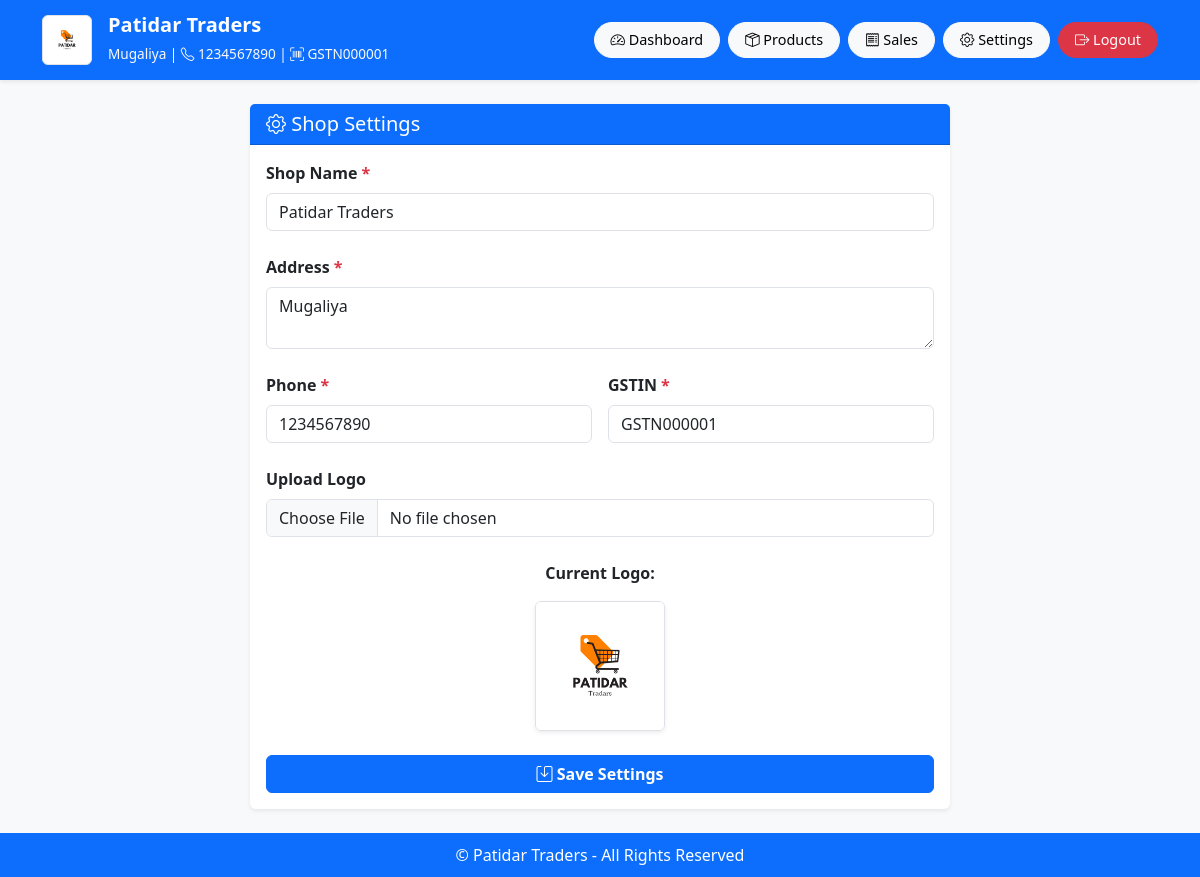
/settings (signed in), run on the app's committed database.
### models.py (models this page shows)
class ShopInfo(db.Model):
    id = db.Column(db.Integer, primary_key=True)
    shop_name = db.Column(db.String(100), default="Patidar Traders")
    address = db.Column(db.String(200), default="Mugaliya")
    phone = db.Column(db.String(50), default="1234567890")
    gstin = db.Column(db.String(50), default="GSTN000001")
    logo_filename = db.Column(db.String(100), default="logo.png")

### app.py (the view, shortened to what this page needs)
@app.route('/settings', methods=['GET', 'POST'])
@login_required
def settings():
    shop = ShopInfo.query.first()
    if not shop:
        shop = ShopInfo()
        db.session.add(shop)
        db.session.commit()
    return render_template('settings.html', shop=shop)

### app.py (called while the page is built)
@login_manager.user_loader
def load_user(user_id):
    return User.query.get(int(user_id))

### templates/settings.html (shortened to what this page needs)
{% extends "base.html" %}
{% block content %}
<div class="card shadow-sm border-0 mx-auto" style="max-width: 700px;">
    <div class="card-header bg-primary text-white">
        <h5 class="mb-0"><i class="bi bi-gear"></i> Shop Settings</h5>
    </div>
    <div class="card-body">
        <form method="POST" enctype="multipart/form-data">
            <div class="mb-4">
                <label for="shop_name" class="form-label fw-semibold">Shop Name <span class="text-danger">*</span></label>
                <input id="shop_name" name="shop_name" type="text" class="form-control"
                       value="{{ shop.shop_name }}" required>
            </div>
            <div class="mb-4">
                <label for="address" class="form-label fw-semibold">Address <span class="text-danger">*</span></label>
                <textarea id="address" name="address" class="form-control" rows="2" required>{{ shop.address }}</textarea>
            </div>
            <div class="row mb-4 g-3">
                <div class="col-md-6">
                    <label for="phone" class="form-label fw-semibold">Phone <span class="text-danger">*</span></label>
                    <input id="phone" name="phone" type="tel" pattern="[0-9+\-\s]*"
                           class="form-control" value="{{ shop.phone }}" required>
                </div>
                <div class="col-md-6">
                    <label for="gstin" class="form-label fw-semibold">GSTIN <span class="text-danger">*</span></label>
                    <input id="gstin" name="gstin" type="text" maxlength="15"
                           class="form-control" value="{{ shop.gstin }}" required>
                </div>
            </div>
            <div class="mb-4">
                <label for="logo" class="form-label fw-semibold">Upload Logo</label>
                <input id="logo" name="logo" type="file" accept="image/png, image/jpeg, image/gif"
                       class="form-control">
            </div>
            <div class="mb-4 text-center">
                <p class="fw-semibold">Current Logo:</p>
                <img id="logoPreview"
                     src="{% if shop.logo_filename %}{{ url_for('static', filename=shop.logo_filename) }}{% else %}https://via.placeholder.com/200x100?text=No+Logo{% endif %}"
                     alt="Current Logo"
                     class="img-fluid rounded shadow-sm border"
                     style="max-height: 130px;">
            </div>
            <button type="submit" class="btn btn-primary w-100 fw-semibold">
                <i class="bi bi-save"></i> Save Settings
            </button>
        </form>
    </div>
</div>
{% endblock %}

### templates/base.html (shortened to what this page needs)
<!DOCTYPE html>
<html lang="en">
<head>
  <link rel="stylesheet" href="https://cdnjs.cloudflare.com/ajax/libs/font-awesome/6.4.0/css/all.min.css"
 />
  <link href="https://cdn.jsdelivr.net/npm/bootstrap@5.3.0/dist/css/bootstrap.min.css" rel="stylesheet" />
  <link href="https://cdn.jsdelivr.net/npm/bootstrap-icons/font/bootstrap-icons.css" rel="stylesheet" />
  <link rel="stylesheet" href="{{ url_for('static', filename='style.css') }}" />
</head>
<body>
<header>
  <nav class="navbar navbar-expand-lg navbar-dark bg-primary shadow-sm">
    <div class="container">
      <a class="navbar-brand d-flex align-items-center" href="{{ url_for('index') }}">
        <img src="{{ url_for('static', filename=shop.logo_filename if shop and shop.logo_filename else 'logo.png') }}"
             alt="Logo" height="50" class="me-3 rounded bg-white p-1 border" style="max-height:50px;" />
        <div>
          <h4 class="mb-0">{{ shop.shop_name if shop else 'Patidar Traders' }}</h4>
          <small class="text-light">
            {{ shop.address if shop else 'Mugaliya' }} |
            <i class="bi bi-telephone"></i> {{ shop.phone if shop else '1234567890' }} |
            <i class="bi bi-upc-scan"></i> {{ shop.gstin if shop else 'GSTN000001' }}
          </small>
        </div>
      </a>
      {% if current_user.is_authenticated %}
      <div class="collapse navbar-collapse" id="navbarSupportedContent">
        <ul class="navbar-nav ms-auto mb-2 mb-lg-0 gap-2">
          <li class="nav-item">
            <a class="btn btn-light btn-sm" href="{{ url_for('index') }}"><i class="bi bi-speedometer2"></i> Dashboard</a>
          </li>
          <li class="nav-item">
            <a class="btn btn-light btn-sm" href="{{ url_for('products') }}"><i class="bi bi-box-seam"></i> Products</a>
          </li>
          <li class="nav-item">
            <a class="btn btn-light btn-sm" href="{{ url_for('sales') }}"><i class="bi bi-receipt"></i> Sales</a>
          </li>
          <li class="nav-item">
            <a class="btn btn-light btn-sm" href="{{ url_for('settings') }}"><i class="bi bi-gear"></i> Settings</a>
          </li>
          <li class="nav-item">
            <a class="btn btn-danger btn-sm" href="{{ url_for('logout') }}"><i class="bi bi-box-arrow-right"></i> Logout</a>
          </li>
        </ul>
      </div>
      {% endif %}
    </div>
  </nav>
</header>
<main class="container py-4">
  {% block content %}{% endblock %}
</main>
<footer>
  &copy; {{ shop.shop_name if shop else 'Patidar Traders' }} - All Rights Reserved
</footer>
</body>
</html>

### templates/base.html (style rules this page uses)
body { background-color: #f8f9fa; }
.navbar-brand h4 { font-size: 1.25rem; font-weight: 600; }
.navbar-brand small { font-size: 0.85rem; }
.navbar-nav .btn { border-radius: 50px; padding: 0.4rem 1rem; font-size: 0.9rem; }
main { min-height: calc(100vh - 150px); }
footer { background-color: #0d6efd; color: white; padding: 10px 0; text-align: center; }

### data on the page
ShopInfo: logo_filename (picture), shop_name "Patidar Traders", address "Mugaliya", phone "1234567890", gstin "GSTN000001"
